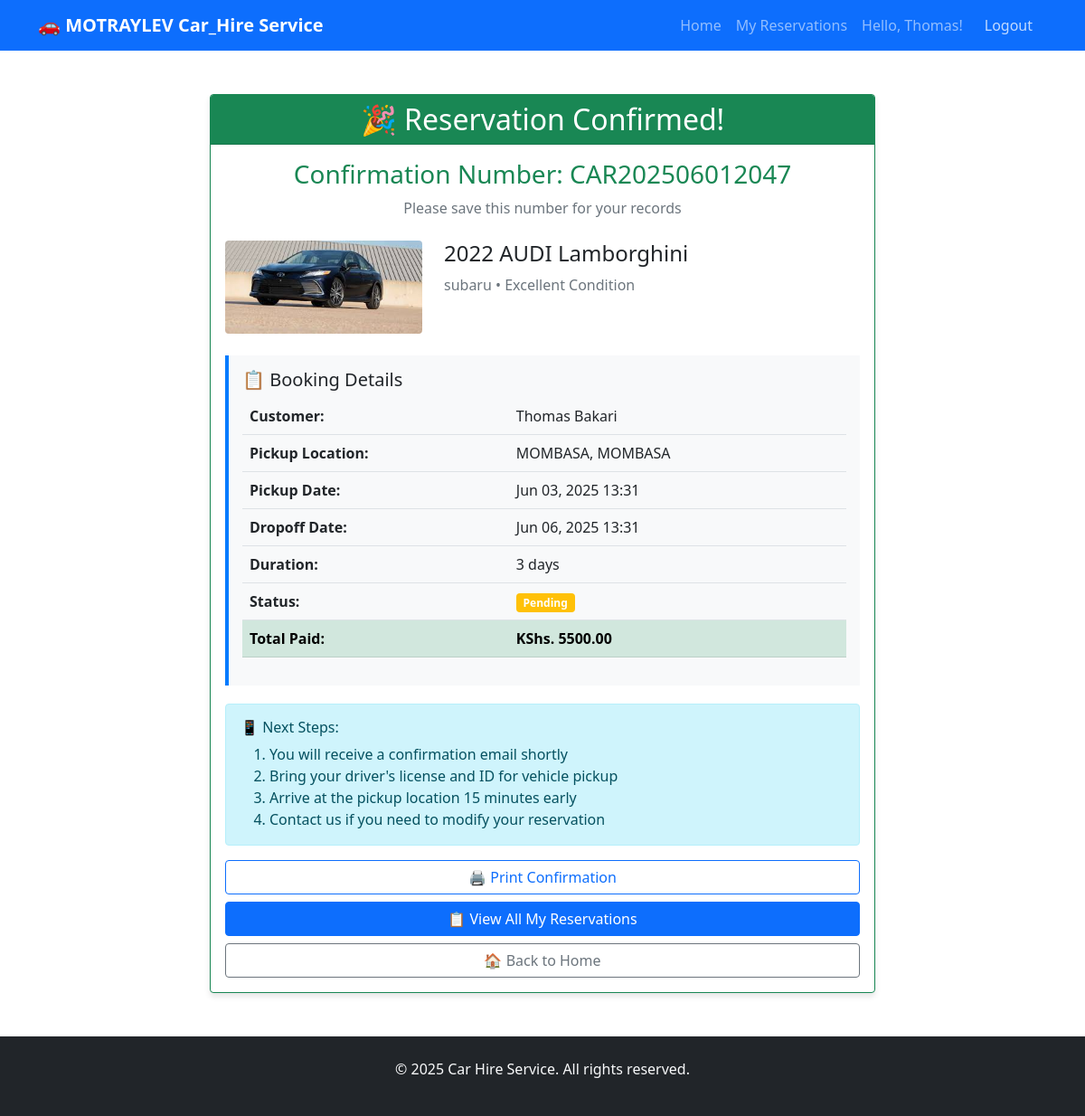
The page /confirmation/3/ (signed in) on the database its author committed.
### carhire/models.py (models this page shows, shortened)
class Reservation(models.Model):
    STATUS_CHOICES = [
        ('pending', 'Pending'),
        ('confirmed', 'Confirmed'),
        ('cancelled', 'Cancelled'),
        ('completed', 'Completed')
    ]
    user = models.ForeignKey(User, on_delete=models.CASCADE)
    vehicle = models.ForeignKey(Vehicle, on_delete=models.CASCADE)
    pickup_location = models.ForeignKey(Location, on_delete=models.CASCADE, related_name='pickup_reservations')
    dropoff_location = models.ForeignKey(Location, on_delete=models.CASCADE, related_name='dropoff_reservations')
    pickup_date = models.DateTimeField()
    dropoff_date = models.DateTimeField()
    total_days = models.IntegerField()
    reservation_fee = models.DecimalField(max_digits=10, decimal_places=2, default=1000.00)
    total_amount = models.DecimalField(max_digits=10, decimal_places=2)
    status = models.CharField(max_length=20, choices=STATUS_CHOICES, default='pending')
    created_at = models.DateTimeField(auto_now_add=True)
    confirmation_number = models.CharField(max_length=20, unique=True, blank=True)

class Vehicle(models.Model):
    make = models.CharField(max_length=50)
    model = models.CharField(max_length=50)
    year = models.IntegerField()
    vehicle_type = models.ForeignKey(VehicleType, on_delete=models.CASCADE)
    location = models.ForeignKey(Location, on_delete=models.CASCADE)
    mileage = models.IntegerField()
    condition = models.CharField(max_length=20, choices=[
        ('excellent', 'Excellent'),
        ('good', 'Good'),
        ('fair', 'Fair')
    ])
    daily_rate = models.DecimalField(max_digits=10, decimal_places=2)
    is_available = models.BooleanField(default=True)
    photo = models.ImageField(upload_to='vehicles/', blank=True, null=True)
    def __str__(self):
        return f"{self.year} {self.make} {self.model}"

class VehicleType(models.Model):
    name = models.CharField(max_length=50)
    description = models.TextField(blank=True)
    def __str__(self):
        return self.name

class Location(models.Model):
    name = models.CharField(max_length=100)
    city = models.CharField(max_length=50, default='Nairobi')  # Add default here
    address = models.TextField()
    def __str__(self):
        return f"{self.name}, {self.city}"

### carhire/views.py (the view)
# urls.py: path('confirmation/<int:reservation_id>/', views.reservation_confirmation, name='reservation_confirmation'),
@login_required
def reservation_confirmation(request, reservation_id):
    reservation = get_object_or_404(Reservation, id=reservation_id, user=request.user)
    return render(request, 'carhire/reservation_confirmation.html', {'reservation': reservation})

### templates/carhire/reservation_confirmation.html (shortened to what this page needs)
{% extends 'base.html' %}
{% block content %}
<div class="container my-5">
    <div class="row justify-content-center">
        <div class="col-md-8">
            <div class="card border-success">
                <div class="card-header bg-success text-white text-center">
                    <h2 class="card-title mb-0">🎉 Reservation Confirmed!</h2>
                </div>
                <div class="card-body">
                    <div class="text-center mb-4">
                        <h3 class="text-success">Confirmation Number: {{ reservation.confirmation_number }}</h3>
                        <p class="text-muted">Please save this number for your records</p>
                    </div>
                    <div class="row mb-4">
                        <div class="col-md-4">
                            {% if reservation.vehicle.photo %}
                                <img src="{{ reservation.vehicle.photo.url }}" class="img-fluid rounded" alt="{{ reservation.vehicle }}">
                            {% else %}
                                <div class="bg-light rounded d-flex align-items-center justify-content-center" style="height: 150px;">
                                    <span class="text-muted h3">🚗</span>
                                </div>
                            {% endif %}
                        </div>
                        <div class="col-md-8">
                            <h4>{{ reservation.vehicle }}</h4>
                            <p class="text-muted">{{ reservation.vehicle.vehicle_type }} • {{ reservation.vehicle.get_condition_display }} Condition</p>
                        </div>
                    </div>
                    <div class="reservation-fee">
                        <h5>📋 Booking Details</h5>
                        <table class="table">
                            <tr>
                                <td><strong>Customer:</strong></td>
                                <td>{{ reservation.user.get_full_name|default:reservation.user.username }}</td>
                            </tr>
                            <tr>
                                <td><strong>Pickup Location:</strong></td>
                                <td>{{ reservation.pickup_location }}</td>
                            </tr>
                            <tr>
                                <td><strong>Pickup Date:</strong></td>
                                <td>{{ reservation.pickup_date|date:"M d, Y H:i" }}</td>
                            </tr>
                            <tr>
                                <td><strong>Dropoff Date:</strong></td>
                                <td>{{ reservation.dropoff_date|date:"M d, Y H:i" }}</td>
                            </tr>
                            <tr>
                                <td><strong>Duration:</strong></td>
                                <td>{{ reservation.total_days }} day{{ reservation.total_days|pluralize }}</td>
                            </tr>
                            <tr>
                                <td><strong>Status:</strong></td>
                                <td><span class="badge bg-warning">{{ reservation.get_status_display }}</span></td>
                            </tr>
                            <tr class="table-success">
                                <td><strong>Total Paid:</strong></td>
                                <td><strong>KShs. {{ reservation.total_amount }}</strong></td>
                            </tr>
                        </table>
                    </div>
                    <div class="alert alert-info">
                        <h6>📱 Next Steps:</h6>
                        <ol class="mb-0">
                            <li>You will receive a confirmation email shortly</li>
                            <li>Bring your driver's license and ID for vehicle pickup</li>
                            <li>Arrive at the pickup location 15 minutes early</li>
                            <li>Contact us if you need to modify your reservation</li>
                        </ol>
                    </div>
                    <div class="d-grid gap-2">
                        <button onclick="window.print()" class="btn btn-outline-primary">
                            🖨️ Print Confirmation
                        </button>
                        <a href="{% url 'my_reservations' %}" class="btn btn-primary">
                            📋 View All My Reservations
                        </a>
                        <a href="{% url 'home' %}" class="btn btn-outline-secondary">
                            🏠 Back to Home
                        </a>
                    </div>
                </div>
            </div>
        </div>
    </div>
</div>
{% endblock %}

### templates/base.html (shortened to what this page needs)
<!DOCTYPE html>
<html lang="en">
<head>
    <link href="https://cdn.jsdelivr.net/npm/bootstrap@5.1.3/dist/css/bootstrap.min.css" rel="stylesheet">
</head>
<body>
    <nav class="navbar navbar-expand-lg navbar-dark bg-primary">
        <div class="container">
            <a class="navbar-brand" href="{% url 'home' %}">🚗 MOTRAYLEV Car_Hire Service</a>
            <div class="collapse navbar-collapse" id="navbarNav">
                <ul class="navbar-nav ms-auto">
                    <li class="nav-item">
                        <a class="nav-link" href="{% url 'home' %}">Home</a>
                    </li>
                    {% if user.is_authenticated %}
                        <li class="nav-item">
                            <a class="nav-link" href="{% url 'my_reservations' %}">My Reservations</a>
                        </li>
                        <li class="nav-item">
                            <span class="nav-link">Hello, {{ user.first_name|default:user.username }}!</span>
                        </li>
                        <li class="nav-item">
                            <form method="post" action="{% url 'logout' %}" class="logout-form">
                                <button type="submit" class="logout-btn">Logout</button>
                            </form>
                        </li>
                    {% endif %}
                </ul>
            </div>
        </div>
    </nav>
    {% block content %}
    {% endblock %}
    <footer class="bg-dark text-light py-4 mt-5">
        <div class="container text-center">
            <p>&copy; 2025 Car Hire Service. All rights reserved.</p>
        </div>
    </footer>
</body>
</html>

### templates/base.html (style rules this page uses)
.navbar-brand { font-weight: bold; }
.card { box-shadow: 0 4px 6px rgba(0, 0, 0, 0.1); transition: transform 0.2s; }
.reservation-fee { background-color: #f8f9fa; border-left: 4px solid #007bff; padding: 15px; margin: 20px 0; }
.logout-form { margin: 0; padding: 0; }
.logout-btn { background: none; border: none; color: rgba(255, 255, 255, 0.75); text-decoration: none; padding: 0.5rem 1rem; display: block; transition: color 0.15s ease-in-out; }

### rows shown on the page
Reservation: confirmation_number "CAR202506012047", vehicle.photo (picture), vehicle "2022 AUDI Lamborghini", vehicle.vehicle_type "subaru", vehicle.condition "Excellent", user.get_full_name "Thomas Bakari", pickup_location "MOMBASA, MOMBASA", pickup_date "Jun 03, 2025 13:31", dropoff_date "Jun 06, 2025 13:31", total_days "3", status "Pending", total_amount "5500.00"

### other values the page prints
{{ user.first_name|default:user.username }} "Thomas"
